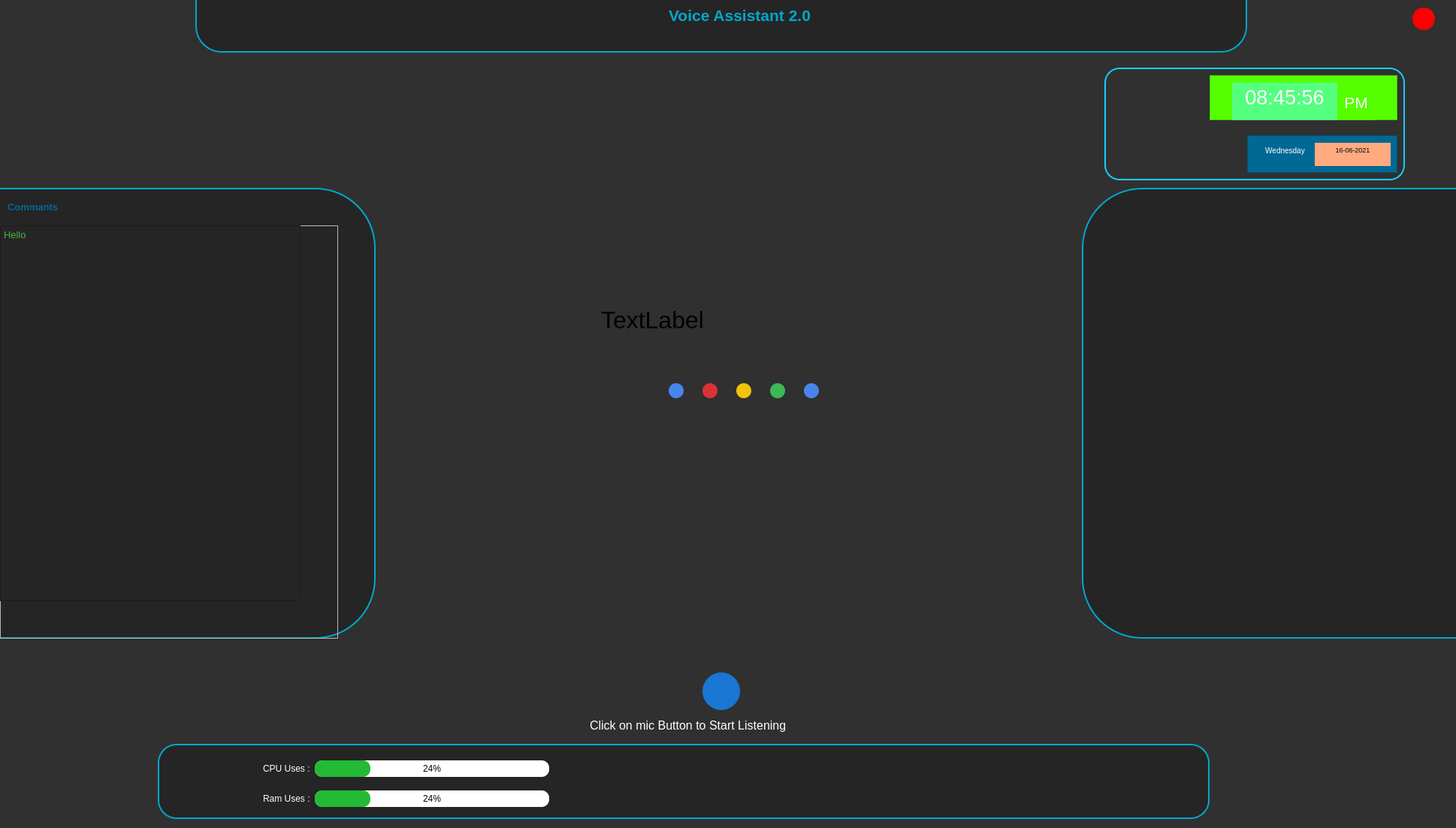
<?xml version="1.0" encoding="UTF-8"?>
<ui version="4.0">
 <class>MainWindow</class>
 <widget class="QMainWindow" name="MainWindow">
  <property name="geometry">
   <rect>
    <x>0</x>
    <y>0</y>
    <width>1938</width>
    <height>1102</height>
   </rect>
  </property>
  <property name="windowTitle">
   <string>MainWindow</string>
  </property>
  <property name="styleSheet">
   <string notr="true">QMainWindow{
background-color: #303030;
}</string>
  </property>
  <property name="iconSize">
   <size>
    <width>40</width>
    <height>40</height>
   </size>
  </property>
  <widget class="QWidget" name="mainWidget">
   <property name="styleSheet">
    <string notr="true">QWidget#mainWidget{
background-color: #303030;;
}</string>
   </property>
   <widget class="QPushButton" name="exitButton">
    <property name="geometry">
     <rect>
      <x>1880</x>
      <y>10</y>
      <width>30</width>
      <height>30</height>
     </rect>
    </property>
    <property name="font">
     <font>
      <weight>75</weight>
      <bold>true</bold>
     </font>
    </property>
    <property name="cursor">
     <cursorShape>PointingHandCursor</cursorShape>
    </property>
    <property name="styleSheet">
     <string notr="true">QPushButton{
background-color:red;
color: red;
cursor: pointer;
border-radius:15px;
}

QPushButton:hover{
color:white
}</string>
    </property>
    <property name="text">
     <string>X</string>
    </property>
   </widget>
   <widget class="QFrame" name="dateTimeFrame">
    <property name="geometry">
     <rect>
      <x>1470</x>
      <y>90</y>
      <width>400</width>
      <height>150</height>
     </rect>
    </property>
    <property name="styleSheet">
     <string notr="true">QFrame#dateTimeFrame{
 	border: 2px solid red;
	border-color: rgb(24, 205, 255);
	border-radius: 20px;
}</string>
    </property>
    <property name="frameShape">
     <enum>QFrame::StyledPanel</enum>
    </property>
    <property name="frameShadow">
     <enum>QFrame::Raised</enum>
    </property>
    <widget class="QFrame" name="timeFrame">
     <property name="geometry">
      <rect>
       <x>140</x>
       <y>10</y>
       <width>250</width>
       <height>60</height>
      </rect>
     </property>
     <property name="styleSheet">
      <string notr="true">background-color: rgb(85, 255, 0);</string>
     </property>
     <property name="frameShape">
      <enum>QFrame::StyledPanel</enum>
     </property>
     <property name="frameShadow">
      <enum>QFrame::Raised</enum>
     </property>
     <widget class="QTextBrowser" name="showTimeWindow">
      <property name="geometry">
       <rect>
        <x>30</x>
        <y>10</y>
        <width>140</width>
        <height>50</height>
       </rect>
      </property>
      <property name="font">
       <font>
        <family>MS Shell Dlg 2</family>
        <pointsize>20</pointsize>
        <weight>50</weight>
        <bold>false</bold>
       </font>
      </property>
      <property name="styleSheet">
       <string notr="true">QTextBrowser{
	background-color: rgb(85, 255, 127);
border:none;
}</string>
      </property>
      <property name="html">
       <string>&lt;!DOCTYPE HTML PUBLIC &quot;-//W3C//DTD HTML 4.0//EN&quot; &quot;http://www.w3.org/TR/REC-html40/strict.dtd&quot;&gt;
&lt;html&gt;&lt;head&gt;&lt;meta name=&quot;qrichtext&quot; content=&quot;1&quot; /&gt;&lt;style type=&quot;text/css&quot;&gt;
p, li { white-space: pre-wrap; }
&lt;/style&gt;&lt;/head&gt;&lt;body style=&quot; font-family:'MS Shell Dlg 2'; font-size:20pt; font-weight:400; font-style:normal;&quot;&gt;
&lt;p align=&quot;center&quot; style=&quot; margin-top:0px; margin-bottom:0px; margin-left:0px; margin-right:0px; -qt-block-indent:0; text-indent:0px;&quot;&gt;&lt;span style=&quot; color:#ffffff;&quot;&gt;08:45:56&lt;/span&gt;&lt;/p&gt;&lt;/body&gt;&lt;/html&gt;</string>
      </property>
     </widget>
     <widget class="QTextBrowser" name="am_pmTextWindow">
      <property name="geometry">
       <rect>
        <x>170</x>
        <y>20</y>
        <width>50</width>
        <height>45</height>
       </rect>
      </property>
      <property name="font">
       <font>
        <pointsize>6</pointsize>
       </font>
      </property>
      <property name="styleSheet">
       <string notr="true">QTextBrowser{
border:none;
color:white;
}</string>
      </property>
      <property name="html">
       <string>&lt;!DOCTYPE HTML PUBLIC &quot;-//W3C//DTD HTML 4.0//EN&quot; &quot;http://www.w3.org/TR/REC-html40/strict.dtd&quot;&gt;
&lt;html&gt;&lt;head&gt;&lt;meta name=&quot;qrichtext&quot; content=&quot;1&quot; /&gt;&lt;style type=&quot;text/css&quot;&gt;
p, li { white-space: pre-wrap; }
&lt;/style&gt;&lt;/head&gt;&lt;body style=&quot; font-family:'MS Shell Dlg 2'; font-size:6pt; font-weight:400; font-style:normal;&quot;&gt;
&lt;p align=&quot;center&quot; style=&quot; margin-top:0px; margin-bottom:0px; margin-left:0px; margin-right:0px; -qt-block-indent:0; text-indent:0px;&quot;&gt;&lt;span style=&quot; font-size:16pt;&quot;&gt;PM&lt;/span&gt;&lt;/p&gt;&lt;/body&gt;&lt;/html&gt;</string>
      </property>
     </widget>
    </widget>
    <widget class="QFrame" name="dateFrame">
     <property name="geometry">
      <rect>
       <x>190</x>
       <y>90</y>
       <width>200</width>
       <height>50</height>
      </rect>
     </property>
     <property name="styleSheet">
      <string notr="true">background-color: rgb(0, 104, 148);
</string>
     </property>
     <property name="frameShape">
      <enum>QFrame::StyledPanel</enum>
     </property>
     <property name="frameShadow">
      <enum>QFrame::Raised</enum>
     </property>
     <widget class="QTextBrowser" name="showDateWindow">
      <property name="geometry">
       <rect>
        <x>90</x>
        <y>10</y>
        <width>101</width>
        <height>31</height>
       </rect>
      </property>
      <property name="font">
       <font>
        <pointsize>8</pointsize>
       </font>
      </property>
      <property name="styleSheet">
       <string notr="true">QTextBrowser{
border:none;
	background-color: rgb(255, 170, 127);
}</string>
      </property>
      <property name="html">
       <string>&lt;!DOCTYPE HTML PUBLIC &quot;-//W3C//DTD HTML 4.0//EN&quot; &quot;http://www.w3.org/TR/REC-html40/strict.dtd&quot;&gt;
&lt;html&gt;&lt;head&gt;&lt;meta name=&quot;qrichtext&quot; content=&quot;1&quot; /&gt;&lt;style type=&quot;text/css&quot;&gt;
p, li { white-space: pre-wrap; }
&lt;/style&gt;&lt;/head&gt;&lt;body style=&quot; font-family:'MS Shell Dlg 2'; font-size:8pt; font-weight:400; font-style:normal;&quot;&gt;
&lt;p align=&quot;center&quot; style=&quot; margin-top:0px; margin-bottom:0px; margin-left:0px; margin-right:0px; -qt-block-indent:0; text-indent:0px;&quot;&gt;&lt;span style=&quot; font-size:7pt;&quot;&gt;16-06-2021&lt;/span&gt;&lt;/p&gt;&lt;/body&gt;&lt;/html&gt;</string>
      </property>
     </widget>
     <widget class="QTextBrowser" name="dayNameWindow">
      <property name="geometry">
       <rect>
        <x>0</x>
        <y>10</y>
        <width>101</width>
        <height>31</height>
       </rect>
      </property>
      <property name="styleSheet">
       <string notr="true">QTextBrowser{
color:white;
border:none;
background-color: transparent;
}</string>
      </property>
      <property name="html">
       <string>&lt;!DOCTYPE HTML PUBLIC &quot;-//W3C//DTD HTML 4.0//EN&quot; &quot;http://www.w3.org/TR/REC-html40/strict.dtd&quot;&gt;
&lt;html&gt;&lt;head&gt;&lt;meta name=&quot;qrichtext&quot; content=&quot;1&quot; /&gt;&lt;style type=&quot;text/css&quot;&gt;
p, li { white-space: pre-wrap; }
&lt;/style&gt;&lt;/head&gt;&lt;body style=&quot; font-family:'MS Shell Dlg 2'; font-size:7.8pt; font-weight:400; font-style:normal;&quot;&gt;
&lt;p align=&quot;center&quot; style=&quot; margin-top:0px; margin-bottom:0px; margin-left:0px; margin-right:0px; -qt-block-indent:0; text-indent:0px;&quot;&gt;Wednesday&lt;/p&gt;&lt;/body&gt;&lt;/html&gt;</string>
      </property>
     </widget>
    </widget>
   </widget>
   <widget class="QPushButton" name="micButton">
    <property name="geometry">
     <rect>
      <x>935</x>
      <y>895</y>
      <width>50</width>
      <height>50</height>
     </rect>
    </property>
    <property name="cursor">
     <cursorShape>PointingHandCursor</cursorShape>
    </property>
    <property name="styleSheet">
     <string notr="true">QPushButton{
padding: 50px;
border:solid 2px;
background-color:#1976D2;
border-radius:25px;
color:#ffffff;
}

QPushButton:pressed{
background-color:#0b58d4;

}</string>
    </property>
    <property name="text">
     <string/>
    </property>
    <property name="icon">
     <iconset>
      <normaloff>:/newPrefix/mic.png</normaloff>:/newPrefix/mic.png</iconset>
    </property>
    <property name="iconSize">
     <size>
      <width>30</width>
      <height>30</height>
     </size>
    </property>
    <property name="checkable">
     <bool>true</bool>
    </property>
    <property name="autoDefault">
     <bool>true</bool>
    </property>
   </widget>
   <widget class="QWidget" name="bottomWidget" native="true">
    <property name="geometry">
     <rect>
      <x>210</x>
      <y>990</y>
      <width>1400</width>
      <height>100</height>
     </rect>
    </property>
    <property name="styleSheet">
     <string notr="true">QWidget#bottomWidget{
border: 2px solid #00a8cc;
border-top-left-radius: 25px;
border-top-right-radius: 25px;
background-color: #252525;

border-radius:25px;
/*border-bottom:none;*/

}</string>
    </property>
    <widget class="QWidget" name="layoutWidget">
     <property name="geometry">
      <rect>
       <x>140</x>
       <y>20</y>
       <width>381</width>
       <height>26</height>
      </rect>
     </property>
     <layout class="QHBoxLayout" name="cpu_uses">
      <item>
       <widget class="QLabel" name="label_2">
        <property name="styleSheet">
         <string notr="true">color:white
</string>
        </property>
        <property name="text">
         <string>CPU Uses :</string>
        </property>
       </widget>
      </item>
      <item>
       <widget class="QProgressBar" name="cpu_usesProgressBar">
        <property name="enabled">
         <bool>true</bool>
        </property>
        <property name="autoFillBackground">
         <bool>false</bool>
        </property>
        <property name="styleSheet">
         <string notr="true">QProgressBar{
border-radius:10px;
}


QProgressBar::chunk 
{
background-color: #22BB33;
border-radius:10px;

}</string>
        </property>
        <property name="value">
         <number>24</number>
        </property>
        <property name="alignment">
         <set>Qt::AlignCenter</set>
        </property>
       </widget>
      </item>
     </layout>
    </widget>
    <widget class="QWidget" name="layoutWidget_2">
     <property name="geometry">
      <rect>
       <x>140</x>
       <y>60</y>
       <width>381</width>
       <height>26</height>
      </rect>
     </property>
     <layout class="QHBoxLayout" name="ram_uses">
      <item>
       <widget class="QLabel" name="label_4">
        <property name="styleSheet">
         <string notr="true">color:white
</string>
        </property>
        <property name="text">
         <string>Ram Uses :</string>
        </property>
       </widget>
      </item>
      <item>
       <widget class="QProgressBar" name="ram_usesProgressBar">
        <property name="autoFillBackground">
         <bool>false</bool>
        </property>
        <property name="styleSheet">
         <string notr="true">QProgressBar{
border-radius:10px;
}


QProgressBar::chunk 
{
background-color: #22BB33;
border-radius:10px;

}</string>
        </property>
        <property name="value">
         <number>24</number>
        </property>
        <property name="alignment">
         <set>Qt::AlignCenter</set>
        </property>
       </widget>
      </item>
     </layout>
    </widget>
   </widget>
   <widget class="QWidget" name="topWidget" native="true">
    <property name="geometry">
     <rect>
      <x>260</x>
      <y>0</y>
      <width>1400</width>
      <height>70</height>
     </rect>
    </property>
    <property name="styleSheet">
     <string notr="true">QWidget#topWidget{
border: 2px solid #00a8cc;
border-top:none;
border-bottom-left-radius: 35px;
border-bottom-right-radius: 35px;
	background-color: #252525;
}</string>
    </property>
    <widget class="QLabel" name="projectTitle">
     <property name="geometry">
      <rect>
       <x>630</x>
       <y>0</y>
       <width>271</width>
       <height>41</height>
      </rect>
     </property>
     <property name="font">
      <font>
       <pointsize>16</pointsize>
       <weight>75</weight>
       <bold>true</bold>
      </font>
     </property>
     <property name="styleSheet">
      <string notr="true">QLabel#projectTitle{
color:#00a8cc;
}</string>
     </property>
     <property name="text">
      <string>Voice Assistant 2.0</string>
     </property>
    </widget>
   </widget>
   <widget class="QWidget" name="responceWidget" native="true">
    <property name="geometry">
     <rect>
      <x>1440</x>
      <y>250</y>
      <width>500</width>
      <height>600</height>
     </rect>
    </property>
    <property name="styleSheet">
     <string notr="true">QWidget#responceWidget{
border: 2px solid #00a8cc;
border-right:none;
border-top-left-radius: 80px;
border-bottom-left-radius: 80px;
	background-color: #252525;
}</string>
    </property>
    <widget class="QLabel" name="imagePixmap">
     <property name="geometry">
      <rect>
       <x>60</x>
       <y>110</y>
       <width>400</width>
       <height>400</height>
      </rect>
     </property>
     <property name="font">
      <font>
       <pointsize>10</pointsize>
      </font>
     </property>
     <property name="styleSheet">
      <string notr="true">color: rgb(255, 255, 255);
border:2px solid #252525;
border-radius:20px;
</string>
     </property>
     <property name="text">
      <string/>
     </property>
     <property name="scaledContents">
      <bool>true</bool>
     </property>
    </widget>
   </widget>
   <widget class="QWidget" name="commandWidget" native="true">
    <property name="geometry">
     <rect>
      <x>0</x>
      <y>250</y>
      <width>500</width>
      <height>600</height>
     </rect>
    </property>
    <property name="styleSheet">
     <string notr="true">QWidget#commandWidget{
border: 2px solid #00a8cc;
border-left:none;
border-top-right-radius: 80px;
border-bottom-right-radius: 80px;
	background-color: #252525;
}</string>
    </property>
    <widget class="QFrame" name="frame">
     <property name="geometry">
      <rect>
       <x>0</x>
       <y>50</y>
       <width>450</width>
       <height>550</height>
      </rect>
     </property>
     <property name="frameShape">
      <enum>QFrame::StyledPanel</enum>
     </property>
     <property name="frameShadow">
      <enum>QFrame::Raised</enum>
     </property>
     <widget class="QTextBrowser" name="getCommandText">
      <property name="geometry">
       <rect>
        <x>0</x>
        <y>0</y>
        <width>400</width>
        <height>500</height>
       </rect>
      </property>
      <property name="font">
       <font>
        <pointsize>11</pointsize>
       </font>
      </property>
      <property name="styleSheet">
       <string notr="true">QTextBrowser{
background-color:#252525;
color:#4bb543;
}</string>
      </property>
      <property name="html">
       <string>&lt;!DOCTYPE HTML PUBLIC &quot;-//W3C//DTD HTML 4.0//EN&quot; &quot;http://www.w3.org/TR/REC-html40/strict.dtd&quot;&gt;
&lt;html&gt;&lt;head&gt;&lt;meta name=&quot;qrichtext&quot; content=&quot;1&quot; /&gt;&lt;style type=&quot;text/css&quot;&gt;
p, li { white-space: pre-wrap; }
&lt;/style&gt;&lt;/head&gt;&lt;body style=&quot; font-family:'MS Shell Dlg 2'; font-size:11pt; font-weight:400; font-style:normal;&quot;&gt;
&lt;p align=&quot;justify&quot; style=&quot; margin-top:0px; margin-bottom:0px; margin-left:0px; margin-right:0px; -qt-block-indent:0; text-indent:0px;&quot;&gt;&lt;span style=&quot; font-size:10pt;&quot;&gt;Hello&lt;/span&gt;&lt;/p&gt;&lt;/body&gt;&lt;/html&gt;</string>
      </property>
     </widget>
    </widget>
    <widget class="QLabel" name="label">
     <property name="geometry">
      <rect>
       <x>10</x>
       <y>10</y>
       <width>111</width>
       <height>31</height>
      </rect>
     </property>
     <property name="font">
      <font>
       <pointsize>10</pointsize>
       <weight>75</weight>
       <bold>true</bold>
      </font>
     </property>
     <property name="styleSheet">
      <string notr="true">color: rgb(0, 104, 148);</string>
     </property>
     <property name="text">
      <string>Commants</string>
     </property>
    </widget>
   </widget>
   <widget class="QLabel" name="label_3">
    <property name="geometry">
     <rect>
      <x>785</x>
      <y>950</y>
      <width>350</width>
      <height>30</height>
     </rect>
    </property>
    <property name="font">
     <font>
      <pointsize>12</pointsize>
     </font>
    </property>
    <property name="styleSheet">
     <string notr="true">color:#ffffff</string>
    </property>
    <property name="text">
     <string>Click on mic Button to Start Listening</string>
    </property>
   </widget>
   <widget class="QWidget" name="widget" native="true">
    <property name="geometry">
     <rect>
      <x>790</x>
      <y>370</y>
      <width>400</width>
      <height>300</height>
     </rect>
    </property>
    <widget class="QWidget" name="audioVisulizationWidget" native="true">
     <property name="geometry">
      <rect>
       <x>0</x>
       <y>0</y>
       <width>400</width>
       <height>300</height>
      </rect>
     </property>
     <widget class="QFrame" name="lineBottom1">
      <property name="geometry">
       <rect>
        <x>100</x>
        <y>150</y>
        <width>20</width>
        <height>10</height>
       </rect>
      </property>
      <property name="styleSheet">
       <string notr="true">QFrame#lineBottom1{
background:#4885ed;
border-bottom-left-radius: 10px;
border-bottom-right-radius:10px;
}</string>
      </property>
      <property name="frameShape">
       <enum>QFrame::StyledPanel</enum>
      </property>
      <property name="frameShadow">
       <enum>QFrame::Raised</enum>
      </property>
     </widget>
     <widget class="QFrame" name="lineBottom4">
      <property name="geometry">
       <rect>
        <x>235</x>
        <y>150</y>
        <width>20</width>
        <height>10</height>
       </rect>
      </property>
      <property name="styleSheet">
       <string notr="true">QFrame#lineBottom4 {
  background: #3cba54;
  border-bottom-left-radius: 10px;
  border-bottom-right-radius: 10px;
}</string>
      </property>
      <property name="frameShape">
       <enum>QFrame::StyledPanel</enum>
      </property>
      <property name="frameShadow">
       <enum>QFrame::Raised</enum>
      </property>
     </widget>
     <widget class="QFrame" name="lineTop1">
      <property name="geometry">
       <rect>
        <x>100</x>
        <y>140</y>
        <width>20</width>
        <height>10</height>
       </rect>
      </property>
      <property name="styleSheet">
       <string notr="true">QFrame#lineTop1{
background:#4885ed;
border-top-left-radius: 10px;
border-top-right-radius:10px;
}</string>
      </property>
      <property name="frameShape">
       <enum>QFrame::StyledPanel</enum>
      </property>
      <property name="frameShadow">
       <enum>QFrame::Raised</enum>
      </property>
     </widget>
     <widget class="QFrame" name="lineTop2">
      <property name="geometry">
       <rect>
        <x>145</x>
        <y>140</y>
        <width>20</width>
        <height>10</height>
       </rect>
      </property>
      <property name="styleSheet">
       <string notr="true">QFrame#lineTop2 {
    background: #db3236;
    border-top-left-radius: 10px;
    border-top-right-radius: 10px;
  }</string>
      </property>
      <property name="frameShape">
       <enum>QFrame::StyledPanel</enum>
      </property>
      <property name="frameShadow">
       <enum>QFrame::Raised</enum>
      </property>
     </widget>
     <widget class="QFrame" name="lineBottom2">
      <property name="geometry">
       <rect>
        <x>145</x>
        <y>150</y>
        <width>20</width>
        <height>10</height>
       </rect>
      </property>
      <property name="styleSheet">
       <string notr="true">QFrame#lineBottom2 {
    background: #db3236;
    border-bottom-left-radius: 10px;
    border-bottom-right-radius: 10px;
  }</string>
      </property>
      <property name="frameShape">
       <enum>QFrame::StyledPanel</enum>
      </property>
      <property name="frameShadow">
       <enum>QFrame::Raised</enum>
      </property>
     </widget>
     <widget class="QFrame" name="lineTop3">
      <property name="geometry">
       <rect>
        <x>190</x>
        <y>140</y>
        <width>20</width>
        <height>10</height>
       </rect>
      </property>
      <property name="styleSheet">
       <string notr="true"> QFrame#lineTop3 {
    background: #f4c20d;
    border-top-left-radius: 10px;
    border-top-right-radius: 10px;
  }</string>
      </property>
      <property name="frameShape">
       <enum>QFrame::StyledPanel</enum>
      </property>
      <property name="frameShadow">
       <enum>QFrame::Raised</enum>
      </property>
     </widget>
     <widget class="QFrame" name="lineTop4">
      <property name="geometry">
       <rect>
        <x>235</x>
        <y>140</y>
        <width>20</width>
        <height>10</height>
       </rect>
      </property>
      <property name="styleSheet">
       <string notr="true">QFrame#lineTop4 {
  background: #3cba54;
  border-top-left-radius: 10px;
  border-top-right-radius: 10px;
}</string>
      </property>
      <property name="frameShape">
       <enum>QFrame::StyledPanel</enum>
      </property>
      <property name="frameShadow">
       <enum>QFrame::Raised</enum>
      </property>
     </widget>
     <widget class="QFrame" name="lineBottom3">
      <property name="geometry">
       <rect>
        <x>190</x>
        <y>150</y>
        <width>20</width>
        <height>10</height>
       </rect>
      </property>
      <property name="styleSheet">
       <string notr="true">QFrame#lineBottom3 {
    background: #f4c20d;
    border-bottom-left-radius: 10px;
    border-bottom-right-radius: 10px;
  }</string>
      </property>
      <property name="frameShape">
       <enum>QFrame::StyledPanel</enum>
      </property>
      <property name="frameShadow">
       <enum>QFrame::Raised</enum>
      </property>
     </widget>
     <widget class="QFrame" name="lineTop5">
      <property name="geometry">
       <rect>
        <x>280</x>
        <y>140</y>
        <width>20</width>
        <height>10</height>
       </rect>
      </property>
      <property name="styleSheet">
       <string notr="true">QFrame#lineTop5{
background:#4885ed;
border-top-left-radius: 10px;
border-top-right-radius:10px;
}</string>
      </property>
      <property name="frameShape">
       <enum>QFrame::StyledPanel</enum>
      </property>
      <property name="frameShadow">
       <enum>QFrame::Raised</enum>
      </property>
     </widget>
     <widget class="QFrame" name="lineBottom5">
      <property name="geometry">
       <rect>
        <x>280</x>
        <y>150</y>
        <width>20</width>
        <height>10</height>
       </rect>
      </property>
      <property name="styleSheet">
       <string notr="true">QFrame#lineBottom5{
background:#4885ed;
border-bottom-left-radius: 10px;
border-bottom-right-radius:10px;
}</string>
      </property>
      <property name="frameShape">
       <enum>QFrame::StyledPanel</enum>
      </property>
      <property name="frameShadow">
       <enum>QFrame::Raised</enum>
      </property>
     </widget>
    </widget>
    <widget class="QWidget" name="newWidget" native="true">
     <property name="geometry">
      <rect>
       <x>0</x>
       <y>0</y>
       <width>400</width>
       <height>300</height>
      </rect>
     </property>
     <widget class="QLabel" name="label_5">
      <property name="geometry">
       <rect>
        <x>10</x>
        <y>10</y>
        <width>221</width>
        <height>91</height>
       </rect>
      </property>
      <property name="font">
       <font>
        <pointsize>24</pointsize>
       </font>
      </property>
      <property name="text">
       <string>TextLabel</string>
      </property>
     </widget>
    </widget>
   </widget>
  </widget>
 </widget>
 <resources>
  <include location="UIResources.qrc"/>
 </resources>
 <connections/>
</ui>
